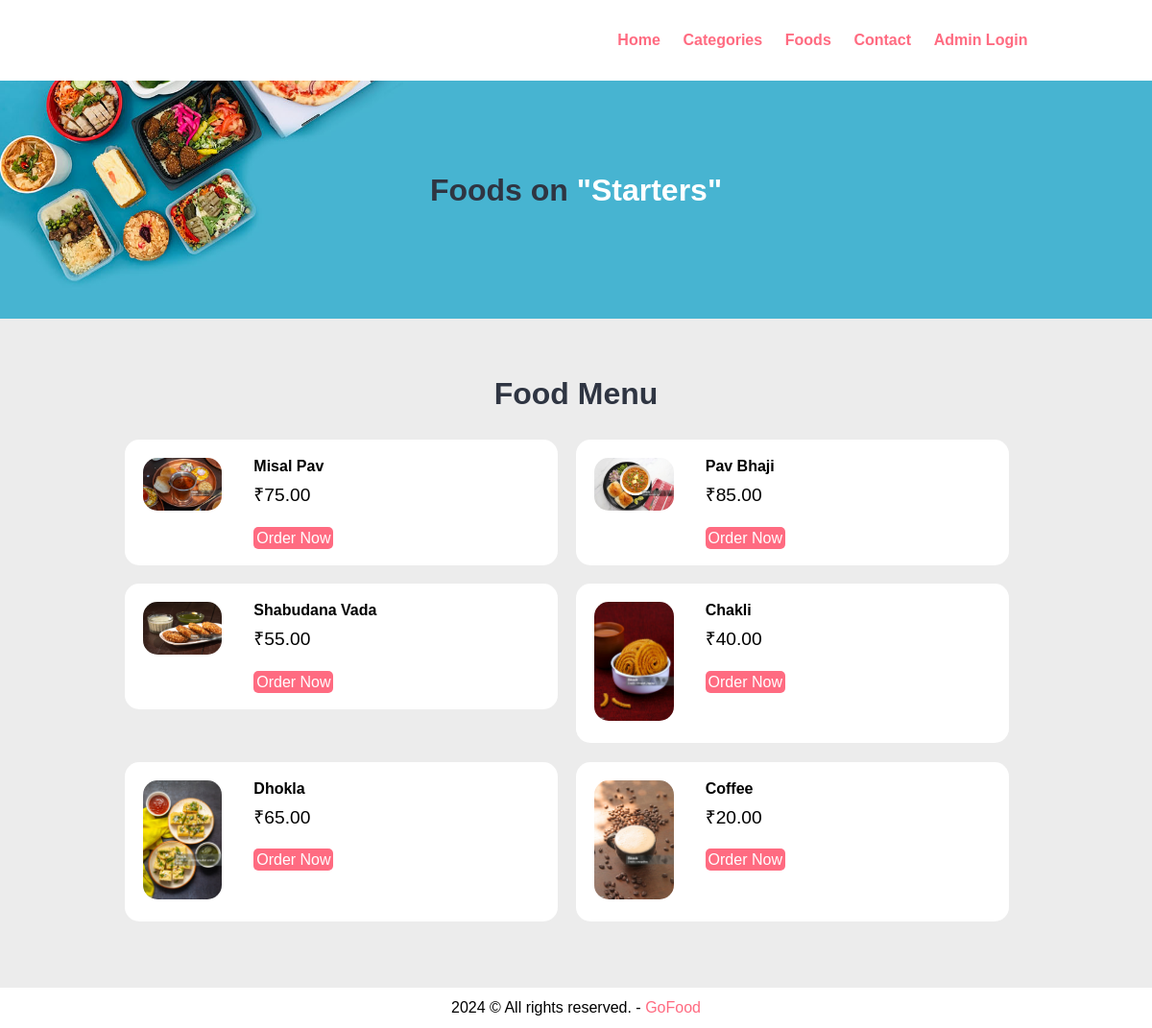
Page /category-foods.php?category_id=1 on the committed database.
### tables this page shows
CREATE TABLE `tbl_category` (
  `id` int(10) UNSIGNED NOT NULL,
  `title` varchar(100) NOT NULL,
  `image_name` varchar(255) NOT NULL,
  `featured` varchar(10) NOT NULL,
  `active` varchar(10) NOT NULL
);

CREATE TABLE `tbl_food` (
  `id` int(10) UNSIGNED NOT NULL,
  `title` varchar(100) NOT NULL,
  `price` decimal(10,2) NOT NULL,
  `image_name` varchar(255) NOT NULL,
  `category_id` int(10) UNSIGNED NOT NULL,
  `featured` varchar(10) NOT NULL,
  `active` varchar(10) NOT NULL
);

### category-foods.php (the view, shortened to what this page needs)
<?php include('partials-front/menu.php');?>
<?php
    if(isset($_GET['category_id']))
    {
        $category_id = $_GET['category_id'];
        $sql = "SELECT title FROM tbl_category WHERE id=$category_id";
        $res = mysqli_query($conn,$sql);
        $row = mysqli_fetch_assoc($res);
        $category_title = $row['title'];
    }
    else
    {
        header('locaton:'.SITEURL);
    }
?>
    <section class="food-search text-center">
        <div class="container">
            <h2>Foods on <a href="#" class="text-white">"<?php echo $category_title;?>"</a></h2>
        </div>
    </section>
    <section class="food-menu">
        <div class="container">
            <h2 class="text-center">Food Menu</h2>
            <?php
                $sql2 = "SELECT * FROM tbl_food WHERE category_id=$category_id";
                $res2 = mysqli_query($conn,$sql2);
                $count = mysqli_num_rows($res2);
                if($count>0)
                {
                    while($row2=mysqli_fetch_assoc($res2))
                    {
                        $id = $row2['id'];
                        $title = $row2['title'];
                        $price = $row2['price'];
                        $image_name = $row2['image_name'];
                        ?>
                            <div class="food-menu-box">
                                <div class="food-menu-img">
                                <?php
                                        if($image_name=="")
                                        {
                                            echo "<div class='error'>Image Not Available.</div>";
                                        }
                                        else
                                        {
                                            ?>
                                                <img src="<?php echo SITEURL; ?>images/food/<?php echo $image_name ;?>" alt="Pizza" class="img-responsive img-curve">
                                            <?php
                                        }
                                    ?>
                                </div>
                                <div class="food-menu-desc">
                                    <h4><?php echo $title;?></h4>
                                    <p class="food-price">&#8377;<?php echo $price;?></p>
                                    <br>
                                    <a href="<?php echo SITEURL; ?>order.php?food_id=<?php echo $id;?>" class="btn btn-primary">Order Now</a>
                                </div>
                            </div>
                        <?php
                    }
                }
                else
                {
                    echo "<div class='error'>Foood not Available.</div>";
                }
            ?>
        </div>
    </section>
    <?php include('partials-front/footer.php');?>

### partials-front/menu.php (shortened to what this page needs)
<!DOCTYPE html>
<html lang="en">
<head>
    <link rel="stylesheet" href="css/style.css">
</head>
<body>
    <section class="navbar">
        <div class="container">
            <div class="menu text-right">
                <ul>
                    <li>
                        <a href="<?php echo SITEURL;?>">Home</a>
                    </li>
                    <li>
                        <a href="<?php echo SITEURL; ?>categories.php">Categories</a>
                    </li>
                    <li>
                        <a href="<?php echo SITEURL; ?>foods.php">Foods</a>
                    </li>
                    <li>
                        <a href="<?php echo SITEURL; ?>">Contact</a>
                    </li>
                    <li>
                        <a href="<?php echo SITEURL; ?>admin/index.php">Admin Login</a>
                    </li>
                </ul>
            </div>
        </div>
    </section>

### partials-front/footer.php
    <section class="footer">
        <div class="container text-center">
            <p>2024 &copy All rights reserved. - <a href="<?php echo SITEURL; ?>">GoFood</a></p>
        </div>
    </section>
</body>
</html>

### css/style.css (style rules this page uses)
* { margin: 0 0; padding: 0 0; font-family: Arial, Helvetica, sans-serif; }
.container { width: 80%; margin: 0 auto; padding: 1%; }
.img-responsive { width: 100%; }
.img-curve { border-radius: 15px; }
.text-right { text-align: right; }
.text-center { text-align: center; }
.text-white { color: white; }
a { color: #ff6b81; text-decoration: none; }
.btn { padding: 1%; border: none; font-size: 1rem; border-radius: 5px; }
.btn-primary { background-color: #ff6b81; color: white; cursor: pointer; }
h2 { color: #2f3542; font-size: 2rem; margin-bottom: 2%; }
.menu { line-height: 60px; }
.menu ul { list-style-type: none; }
.menu ul li { display: inline; padding: 1%; font-weight: bold; }
.food-search { background-image: url(../images/bg.jpg); background-size: cover; background-repeat: no-repeat; background-position: center; padding: 7% 0; }
.food-menu { background-color: #ececec; padding: 4% 0; }
.food-menu-box { width: 43%; margin: 1%; padding: 2%; float: left; background-color: white; border-radius: 15px; }
.food-menu-img { width: 20%; float: left; }
.food-menu-desc { width: 70%; float: left; margin-left: 8%; }
.food-price { font-size: 1.2rem; margin: 2% 0; }

### rows in the picture
tbl_category: title "Starters"
tbl_food: image_name (picture), title "Misal Pav", price "75.00"
tbl_food: image_name (picture), title "Pav Bhaji", price "85.00"
tbl_food: image_name (picture), title "Shabudana Vada", price "55.00"
tbl_food: image_name (picture), title "Chakli", price "40.00"
tbl_food: image_name (picture), title "Dhokla", price "65.00"
tbl_food: image_name (picture), title "Coffee", price "20.00"
